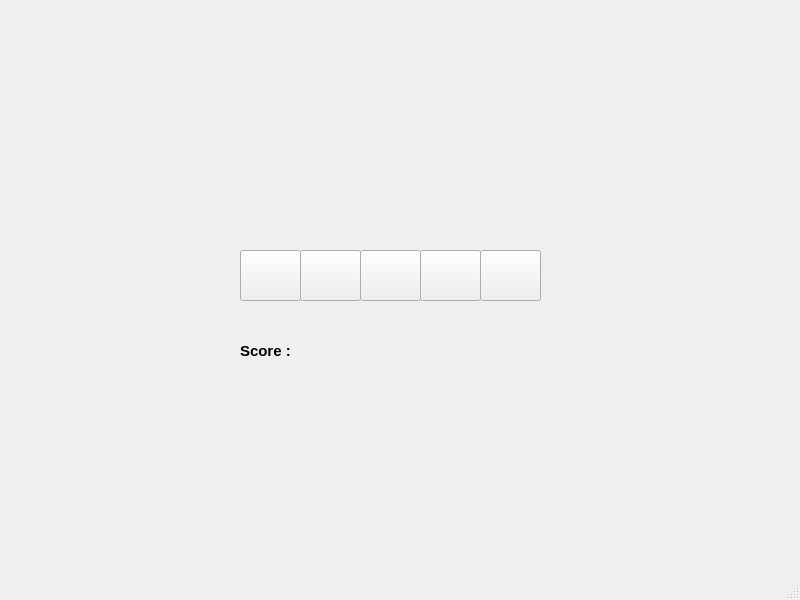
<?xml version="1.0" encoding="UTF-8"?>
<ui version="4.0">
 <class>rating_product</class>
 <widget class="QMainWindow" name="rating_product">
  <property name="geometry">
   <rect>
    <x>0</x>
    <y>0</y>
    <width>800</width>
    <height>600</height>
   </rect>
  </property>
  <property name="windowTitle">
   <string>MainWindow</string>
  </property>
  <property name="windowIcon">
   <iconset resource="files.qrc">
    <normaloff>:/icon/images/icons8-star-96.png</normaloff>:/icon/images/icons8-star-96.png</iconset>
  </property>
  <widget class="QWidget" name="centralwidget">
   <widget class="QPushButton" name="qpb_1">
    <property name="geometry">
     <rect>
      <x>240</x>
      <y>250</y>
      <width>61</width>
      <height>51</height>
     </rect>
    </property>
    <property name="text">
     <string/>
    </property>
    <property name="icon">
     <iconset resource="files.qrc">
      <normaloff>:/icon/images/icons8-star-100.png</normaloff>:/icon/images/icons8-star-100.png</iconset>
    </property>
    <property name="iconSize">
     <size>
      <width>50</width>
      <height>50</height>
     </size>
    </property>
    <property name="checkable">
     <bool>true</bool>
    </property>
   </widget>
   <widget class="QPushButton" name="qpb_2">
    <property name="geometry">
     <rect>
      <x>300</x>
      <y>250</y>
      <width>61</width>
      <height>51</height>
     </rect>
    </property>
    <property name="text">
     <string/>
    </property>
    <property name="icon">
     <iconset resource="files.qrc">
      <normaloff>:/icon/images/icons8-star-100.png</normaloff>:/icon/images/icons8-star-100.png</iconset>
    </property>
    <property name="iconSize">
     <size>
      <width>50</width>
      <height>50</height>
     </size>
    </property>
    <property name="checkable">
     <bool>true</bool>
    </property>
   </widget>
   <widget class="QPushButton" name="qpb_3">
    <property name="geometry">
     <rect>
      <x>360</x>
      <y>250</y>
      <width>61</width>
      <height>51</height>
     </rect>
    </property>
    <property name="text">
     <string/>
    </property>
    <property name="icon">
     <iconset resource="files.qrc">
      <normaloff>:/icon/images/icons8-star-100.png</normaloff>:/icon/images/icons8-star-100.png</iconset>
    </property>
    <property name="iconSize">
     <size>
      <width>50</width>
      <height>50</height>
     </size>
    </property>
    <property name="checkable">
     <bool>true</bool>
    </property>
   </widget>
   <widget class="QPushButton" name="qpb_4">
    <property name="geometry">
     <rect>
      <x>420</x>
      <y>250</y>
      <width>61</width>
      <height>51</height>
     </rect>
    </property>
    <property name="text">
     <string/>
    </property>
    <property name="icon">
     <iconset resource="files.qrc">
      <normaloff>:/icon/images/icons8-star-100.png</normaloff>:/icon/images/icons8-star-100.png</iconset>
    </property>
    <property name="iconSize">
     <size>
      <width>50</width>
      <height>50</height>
     </size>
    </property>
    <property name="checkable">
     <bool>true</bool>
    </property>
   </widget>
   <widget class="QPushButton" name="qpb_5">
    <property name="geometry">
     <rect>
      <x>480</x>
      <y>250</y>
      <width>61</width>
      <height>51</height>
     </rect>
    </property>
    <property name="text">
     <string/>
    </property>
    <property name="icon">
     <iconset resource="files.qrc">
      <normaloff>:/icon/images/icons8-star-100.png</normaloff>:/icon/images/icons8-star-100.png</iconset>
    </property>
    <property name="iconSize">
     <size>
      <width>50</width>
      <height>50</height>
     </size>
    </property>
    <property name="checkable">
     <bool>true</bool>
    </property>
   </widget>
   <widget class="QLabel" name="label">
    <property name="geometry">
     <rect>
      <x>240</x>
      <y>330</y>
      <width>61</width>
      <height>41</height>
     </rect>
    </property>
    <property name="font">
     <font>
      <pointsize>11</pointsize>
      <weight>75</weight>
      <bold>true</bold>
     </font>
    </property>
    <property name="text">
     <string>Score :</string>
    </property>
   </widget>
   <widget class="QLabel" name="qlb_rate">
    <property name="geometry">
     <rect>
      <x>330</x>
      <y>340</y>
      <width>91</width>
      <height>31</height>
     </rect>
    </property>
    <property name="font">
     <font>
      <pointsize>10</pointsize>
      <weight>75</weight>
      <bold>true</bold>
     </font>
    </property>
    <property name="text">
     <string/>
    </property>
   </widget>
  </widget>
  <widget class="QMenuBar" name="menubar">
   <property name="geometry">
    <rect>
     <x>0</x>
     <y>0</y>
     <width>800</width>
     <height>21</height>
    </rect>
   </property>
  </widget>
  <widget class="QStatusBar" name="statusbar"/>
 </widget>
 <resources>
  <include location="files.qrc"/>
 </resources>
 <connections/>
</ui>
